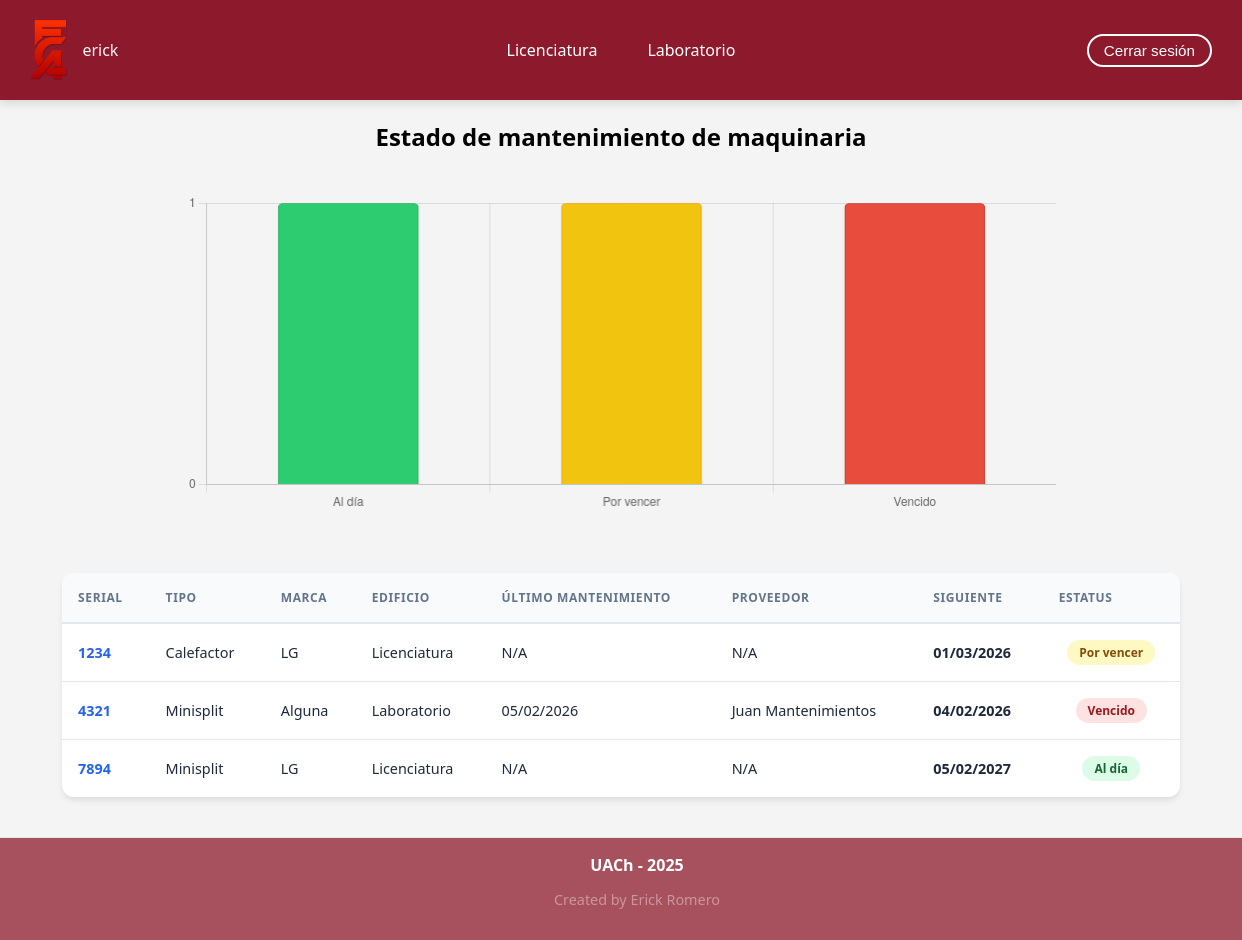
The app's page / (signed in) with its own data.
### storage/models.py (models this page shows, shortened)
class Labs(models.Model):
    lab_name = models.CharField(max_length=50)
    def __str__(self):
        return self.lab_name

class Storage(models.Model):
    AL_DIA = 'AD'
    POR_VENCER = 'PV'
    VENCIDO = 'VE'
    MAINTENANCE_STATUS_CHOICES = [
        (AL_DIA, 'Al día'),
        (POR_VENCER, 'Por vencer'),
        (VENCIDO, 'Vencido'),
    ]
    serial = models.CharField(max_length=50, null=True, blank=True)
    image = models.ImageField(upload_to="storage/images/storage", null=True, blank=True)
    acquisition_date = models.DateField(null=True, blank=True)
    name = models.ForeignKey("Types", on_delete=models.CASCADE, related_name="type")
    brand = models.ForeignKey("Brand", on_delete=models.CASCADE, null=True, related_name="brand")
    lab_name = models.ForeignKey('Labs', related_name='labs', on_delete=models.CASCADE)
    floor = models.IntegerField(null=True, blank=True, validators=[MaxValueValidator(9)])
    necessary_maintenance = models.CharField(max_length=2, choices=MAINTENANCE_STATUS_CHOICES, default=AL_DIA)
    upcoming_maintenance = models.DateField(blank=True, null=True)
    email_sent_30_days = models.BooleanField(default=False)
    email_sent_7_days = models.BooleanField(default=False)
    email_sent_due = models.BooleanField(default=False)

class Types(models.Model):
    type_name = models.CharField(max_length=100, null=True)

class Brand(models.Model):
    brand_name = models.CharField(max_length=100, null=True)

### storage/views.py (the view)
# urls.py: path('', views.Index.as_view(), name="landing-page"),
class Index(LoginRequiredMixin, UserPassesTestMixin, View):
    login_url = '/accounts/login/'
    redirect_field_name = 'redirect_to'
    def test_func(self):
        user = self.request.user
        return user.is_superuser or self.request.user.groups.filter(name='admins').exists()
    def get(self, request):
        all_available_laboratories = Labs.objects.values_list('lab_name', 'id').distinct()
        all_available_machinary_types = Types.objects.values_list('type_name', 'id').distinct()
        latest_maintenance_subquery = (Maintenance.objects.filter(machinary_maintenance=OuterRef('pk'), is_approved=True).order_by('-maintenance_date').values('maintenance_date')[:1])
        latest_maintenance_providers = (Maintenance.objects.filter(machinary_maintenance=OuterRef('pk'), is_approved=True).order_by('-maintenance_date').values('maintenance_provider__name_provider')[:1])
        storages = Storage.objects.annotate(
            latest_maintenance_date=Subquery(latest_maintenance_subquery),
            latest_maintenance_suppliers=Subquery(latest_maintenance_providers),
        )
        up_to_date = Storage.objects.filter(necessary_maintenance='AD').count()
        expiring = Storage.objects.filter(necessary_maintenance='PV').count()
        expired = Storage.objects.filter(necessary_maintenance='VE').count()
        for storage in storages:
            print("storage", storage.necessary_maintenance)
        return render(request, "storage/index.html", {
            "maintenances": storages,
            "up_to_date": up_to_date,
            "expiring": expiring,
            "expired": expired,
            "available_laboratories": all_available_laboratories,
            "available_machinary_types": all_available_machinary_types
        })

### storage/templates/storage/index.html (shortened to what this page needs)
{% extends "base.html" %}
{% load static %}
{% block css_file %}
<link rel="stylesheet" href="{% static 'storage/index.css' %}">
<link rel="stylesheet" href="{% static 'storage/table.css' %}">
{% endblock %}
{% block content %}
{% include '../storage/includes/chart.html' %}
{% include '../storage/includes/table.html' %}
{% endblock %}

### templates/header.html (shortened to what this page needs)
{% load static %}
{% block css_file %}
<link rel="stylesheet" href="{% static 'header.css' %}">
{% endblock %}
<header style="position: relative; z-index: 1000;">
    <nav class="nav-header">
        <a class="home-header" href="/">
            <img src="{% static 'images/fca.png' %}" alt="Logo UACh" class="logo-uach">
        </a>
        <span class="username">
            {{ user.username }}
        </span>
    </nav>
    <div class="filter-laboratory">
        {% for lab in available_laboratories %}
        <div class="lab-item">
            <a href="/search/?laboratorio={{ lab.1 }}" class="lab-name">{{ lab.0 }}</a>
        </div>
        {% endfor %}
    </div>
    <aside>
        {% if user.is_authenticated %}
        {% include 'logout.html'%}
        {% endif %}
    </aside>
</header>

### storage/templates/storage/includes/table.html
<div class="table-container">
    <table class="machinary-table">
        <thead>
            <tr>
                <th>Serial</th>
                <th>Tipo</th>
                <th>Marca</th>
                <th>Edificio</th>
                <th>Último Mantenimiento</th>
                <th>Proveedor</th>
                <th>Siguiente</th>
                <th>Estatus</th>
            </tr>
        </thead>
        <tbody>
            {% for maintenance in maintenances %}
            <tr onclick="window.location='{% url 'machinary-detail' maintenance.serial %}'">
                <td style="font-weight: 600; color: #2563eb;">{{ maintenance.serial }}</td>
                <td>{{ maintenance.name.type_name }}</td>
                <td>{{ maintenance.brand.brand_name }}</td>
                <td>{{ maintenance.lab_name }}</td>
                <td>{{ maintenance.latest_maintenance_date|date:"d/m/Y"|default:"N/A" }}</td>
                <td>{{ maintenance.latest_maintenance_suppliers|default:"N/A" }}</td>
                <td style="font-weight: 600;">{{ maintenance.upcoming_maintenance|date:"d/m/Y" }}</td>
                <td class="status-cell">
                    {% if maintenance.necessary_maintenance == 'AD' or maintenance.necessary_maintenance == 'AL_DIA' %}
                    <span class="status-ad">Al día</span>
                    {% elif maintenance.necessary_maintenance == 'PV' or maintenance.necessary_maintenance == 'POR_VENCER'%}
                    <span class="status-pv">Por vencer</span>
                    {% elif maintenance.necessary_maintenance == 'VE' or maintenance.necessary_maintenance == 'VENCIDO'%}
                    <span class="status-ve">Vencido</span>
                    {% else %}
                    <span class="status-ad" style="background:gray; color:white;">
                        {{ maintenance.necessary_maintenance }}</span>
                    {% endif %}
                </td>
            </tr>
            {% endfor %}
        </tbody>
    </table>
</div>

### static/styles.css (style rules this page uses)
html, body { margin: 0; padding: 0; width: 100%; font-family: system-ui, -apple-system, BlinkMacSystemFont, 'Segoe UI', Roboto, Oxygen, Ubuntu, Cantarell, 'Open Sans', 'Helvetica Neue', sans-serif }

### storage/static/storage/index.css (style rules this page uses)
html { background-color: #f4f4f4; }
body { min-height: 50vh; }

### storage/static/storage/table.css (style rules this page uses)
:root { --text-main: #1e293b; --text-muted: #64748b; --bg-header: #f8fafc; --border-color: #e2e8f0; --row-hover: #f1f5f9; }
.table-container { width: 90%; overflow-x: auto; border-radius: 12px; box-shadow: 0 4px 6px -1px rgba(0, 0, 0, 0.1); background: white; margin: 40px auto; }
table { width: 100%; border-collapse: collapse; font-size: 0.9rem; text-align: left; min-width: 1000px; }
thead tr { background-color: var(--bg-header); border-bottom: 2px solid var(--border-color); }
th { padding: 16px; font-weight: 700; color: var(--text-muted); text-transform: uppercase; letter-spacing: 0.05em; font-size: 0.75rem; }
tbody tr { border-bottom: 1px solid var(--border-color); transition: background-color 0.2s ease; cursor: pointer; }
tbody tr:last-child { border-bottom: none; }
td { padding: 16px; color: var(--text-main); vertical-align: middle; }
.status-cell { text-align: center; }
.status-ad, .status-pv, .status-ve { display: inline-block; padding: 4px 12px; border-radius: 50px; font-size: 0.75rem; font-weight: 700; white-space: nowrap; }
.status-ad { background-color: #dcfce7; color: #166534; }
.status-pv { background-color: #fef9c3; color: #854d0e; }
.status-ve { background-color: #fee2e2; color: #991b1b; }

### static/header.css (style rules this page uses)
header { position: relative; background-color: #8d192d; color: #fff; padding: 10px 30px; display: flex; justify-content: space-between; align-items: center; height: 80px; box-shadow: 0 2px 10px rgba(0, 0, 0, 0.15); font-family: system-ui, -apple-system, BlinkMacSystemFont, 'Segoe UI', Roboto, Oxygen, Ubuntu, Cantarell, 'Open Sans', 'Helvetica Neue', sans-serif; }
.nav-header { display: flex; align-items: center; gap: 15px; }
.logo-uach { height: 60px; width: auto; object-fit: contain; display: block; }
.nav-header span { font-size: 1rem; font-weight: 500; color: #f5f5f5; }
aside { display: flex; align-items: center; }
.logo-uach { height: 60px; width: auto; object-fit: contain; }
.username { font-size: xx-large; font-weight: bold; }
.filter-laboratory { position: absolute; left: 50%; transform: translateX(-50%); display: flex; gap: 20px; align-items: center; }
.lab-item { position: relative; display: inline-block; padding: 10px 15px; }
.lab-name { text-decoration: none; color: inherit; }

### records on screen
Labs: lab_name "Licenciatura"
Labs: lab_name "Laboratorio"
Storage: serial "1234", name.type_name "Calefactor", brand.brand_name "LG", lab_name "Licenciatura", latest_maintenance_date "N/A", latest_maintenance_suppliers "N/A", upcoming_maintenance "01/03/2026", necessary_maintenance "Por vencer"
Storage: serial "4321", name.type_name "Minisplit", brand.brand_name "Alguna", lab_name "Laboratorio", latest_maintenance_date "05/02/2026", latest_maintenance_suppliers "Juan Mantenimientos", upcoming_maintenance "04/02/2026", necessary_maintenance "Vencido"
Storage: serial "7894", name.type_name "Minisplit", brand.brand_name "LG", lab_name "Licenciatura", latest_maintenance_date "N/A", latest_maintenance_suppliers "N/A", upcoming_maintenance "05/02/2027", necessary_maintenance "Al día"

### other values on screen
{{ user.username }} "erick"
chart data {{ up_to_date }} 1
chart data {{ expiring }} 1
chart data {{ expired }} 1
